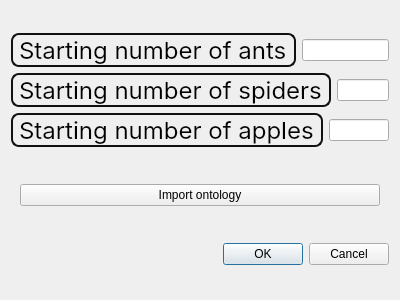
<?xml version="1.0" encoding="UTF-8"?>
<ui version="4.0">
 <class>GameStartDialog</class>
 <widget class="QDialog" name="GameStartDialog">
  <property name="geometry">
   <rect>
    <x>0</x>
    <y>0</y>
    <width>400</width>
    <height>300</height>
   </rect>
  </property>
  <property name="minimumSize">
   <size>
    <width>400</width>
    <height>300</height>
   </size>
  </property>
  <property name="maximumSize">
   <size>
    <width>400</width>
    <height>300</height>
   </size>
  </property>
  <property name="windowTitle">
   <string>Dialog</string>
  </property>
  <layout class="QVBoxLayout" name="verticalLayout_2">
   <item>
    <layout class="QVBoxLayout" name="verticalLayout">
     <item>
      <layout class="QHBoxLayout" name="horizontalLayout_3">
       <item>
        <widget class="QLabel" name="label">
         <property name="sizePolicy">
          <sizepolicy hsizetype="Maximum" vsizetype="Maximum">
           <horstretch>0</horstretch>
           <verstretch>0</verstretch>
          </sizepolicy>
         </property>
         <property name="styleSheet">
          <string notr="true">QLabel{
  font-family: Inter,sans-serif;
  font-size: 24px;
  align-items: center;
  border: 2px solid #111;
  border-radius: 8px;
}</string>
         </property>
         <property name="text">
          <string>Starting number of ants</string>
         </property>
        </widget>
       </item>
       <item>
        <widget class="QLineEdit" name="ants_num_input">
         <property name="sizePolicy">
          <sizepolicy hsizetype="Maximum" vsizetype="Fixed">
           <horstretch>0</horstretch>
           <verstretch>0</verstretch>
          </sizepolicy>
         </property>
        </widget>
       </item>
      </layout>
     </item>
     <item>
      <layout class="QHBoxLayout" name="horizontalLayout">
       <item>
        <widget class="QLabel" name="label_2">
         <property name="sizePolicy">
          <sizepolicy hsizetype="Maximum" vsizetype="Maximum">
           <horstretch>0</horstretch>
           <verstretch>0</verstretch>
          </sizepolicy>
         </property>
         <property name="styleSheet">
          <string notr="true">QLabel{
  font-family: Inter,sans-serif;
  font-size: 24px;
  align-items: center;
  border: 2px solid #111;
  border-radius: 8px;
}</string>
         </property>
         <property name="text">
          <string>Starting number of spiders</string>
         </property>
        </widget>
       </item>
       <item>
        <widget class="QLineEdit" name="spiders_num_input">
         <property name="sizePolicy">
          <sizepolicy hsizetype="Maximum" vsizetype="Fixed">
           <horstretch>0</horstretch>
           <verstretch>0</verstretch>
          </sizepolicy>
         </property>
        </widget>
       </item>
      </layout>
     </item>
     <item>
      <layout class="QHBoxLayout" name="horizontalLayout_2">
       <item>
        <widget class="QLabel" name="label_3">
         <property name="sizePolicy">
          <sizepolicy hsizetype="Maximum" vsizetype="Maximum">
           <horstretch>0</horstretch>
           <verstretch>0</verstretch>
          </sizepolicy>
         </property>
         <property name="styleSheet">
          <string notr="true">QLabel{
  font-family: Inter,sans-serif;
  font-size: 24px;
  align-items: center;
  border: 2px solid #111;
  border-radius: 8px;
}</string>
         </property>
         <property name="text">
          <string>Starting number of apples</string>
         </property>
        </widget>
       </item>
       <item>
        <widget class="QLineEdit" name="apples_num_input">
         <property name="sizePolicy">
          <sizepolicy hsizetype="Maximum" vsizetype="Fixed">
           <horstretch>0</horstretch>
           <verstretch>0</verstretch>
          </sizepolicy>
         </property>
        </widget>
       </item>
      </layout>
     </item>
    </layout>
   </item>
   <item>
    <widget class="QWidget" name="widget" native="true">
     <property name="sizePolicy">
      <sizepolicy hsizetype="Expanding" vsizetype="Maximum">
       <horstretch>0</horstretch>
       <verstretch>0</verstretch>
      </sizepolicy>
     </property>
     <layout class="QHBoxLayout" name="horizontalLayout_4">
      <item>
       <widget class="QPushButton" name="import_ontology_button_agent_settings">
        <property name="sizePolicy">
         <sizepolicy hsizetype="Minimum" vsizetype="Minimum">
          <horstretch>0</horstretch>
          <verstretch>0</verstretch>
         </sizepolicy>
        </property>
        <property name="maximumSize">
         <size>
          <width>16777215</width>
          <height>40</height>
         </size>
        </property>
        <property name="styleSheet">
         <string notr="true">QPushButton {
  align-items: center;
  background-color: #c2fab1;
  border: 2px solid #111;
  border-radius: 8px;
  box-sizing: border-box;
  color: #111;
  cursor: pointer;
  display: flex;
  font-family: Inter,sans-serif;
  font-size: 16px;
  height: 100px;
  justify-content: center;
  padding: 0 25px;
  position: relative;
  text-align: center;
  text-decoration: none;
  user-select: none;
  -webkit-user-select: none;
  touch-action: manipulation;
}

QPushButton:after {
  background-color: #111;
  border-radius: 8px;
  content: &quot;&quot;;
  display: block;
  height:100px;
  left: 0;
  width: 100%;
  position: absolute;
  top: -2px;
  transform: translate(8px, 8px);
  transition: transform .2s ease-out;
  z-index: -1;
}

QPushButton:hover:after {
  transform: translate(0, 0);
}

QPushButton:active {
  background-color: #c2fab1;
  outline: 0;
}

QPushButton:hover {
  outline: 0;
}

@media (min-width: 768px) {
  QPushButton {
    padding: 0 40px;
  }
}</string>
        </property>
        <property name="text">
         <string>Import ontology</string>
        </property>
       </widget>
      </item>
     </layout>
    </widget>
   </item>
   <item>
    <widget class="QDialogButtonBox" name="buttonBox">
     <property name="styleSheet">
      <string notr="true">QPushButton {
  align-items: center;
  background-color: #c2fab1;
  border: 2px solid #111;
  border-radius: 8px;
  box-sizing: border-box;
  color: #111;
  cursor: pointer;
  display: flex;
  font-family: Inter,sans-serif;
  font-size: 16px;
  justify-content: center;
  padding: 0 25px;
  position: relative;
  text-align: center;
  text-decoration: none;
  user-select: none;
  -webkit-user-select: none;
  touch-action: manipulation;
}

QPushButton:after {
  background-color: #111;
  border-radius: 8px;
  content: &quot;&quot;;
  display: block;
  left: 0;
  position: absolute;
  top: -2px;
  transform: translate(8px, 8px);
  transition: transform .2s ease-out;
  z-index: -1;
}

QPushButton:hover:after {
  transform: translate(0, 0);
}

QPushButton:active {
  background-color: #c2fab1;
  outline: 0;
}

QPushButton:hover {
  outline: 0;
}

@media (min-width: 768px) {
  QPushButton {
    padding: 0 40px;
  }
}</string>
     </property>
     <property name="locale">
      <locale language="English" country="UnitedStates"/>
     </property>
     <property name="orientation">
      <enum>Qt::Horizontal</enum>
     </property>
     <property name="standardButtons">
      <set>QDialogButtonBox::Cancel|QDialogButtonBox::Ok</set>
     </property>
    </widget>
   </item>
  </layout>
 </widget>
 <resources/>
 <connections>
  <connection>
   <sender>buttonBox</sender>
   <signal>accepted()</signal>
   <receiver>GameStartDialog</receiver>
   <slot>accept()</slot>
   <hints>
    <hint type="sourcelabel">
     <x>248</x>
     <y>254</y>
    </hint>
    <hint type="destinationlabel">
     <x>157</x>
     <y>274</y>
    </hint>
   </hints>
  </connection>
  <connection>
   <sender>buttonBox</sender>
   <signal>rejected()</signal>
   <receiver>GameStartDialog</receiver>
   <slot>reject()</slot>
   <hints>
    <hint type="sourcelabel">
     <x>316</x>
     <y>260</y>
    </hint>
    <hint type="destinationlabel">
     <x>286</x>
     <y>274</y>
    </hint>
   </hints>
  </connection>
 </connections>
</ui>
